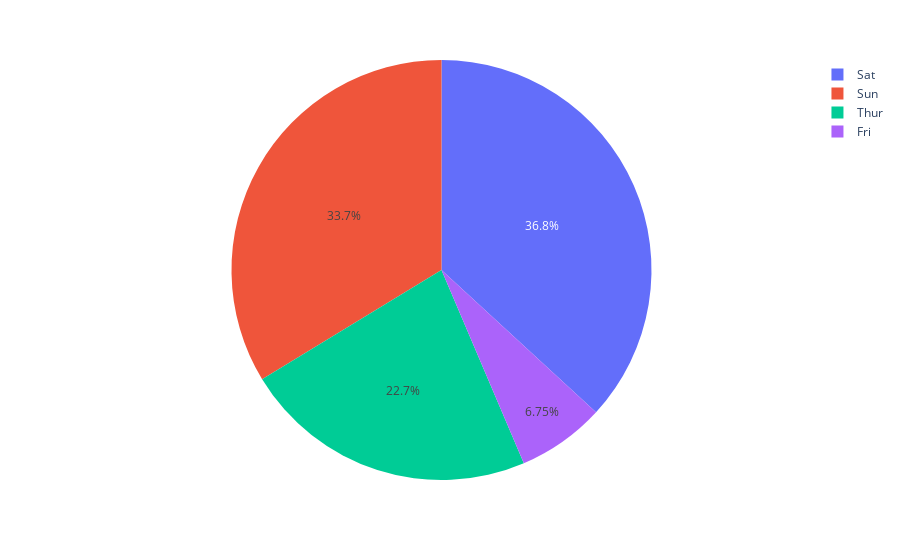

The notebook cell this image was saved under:
### Markdown cell above
Pie Chart

Use Case: Proportional data with labels.

### Code cell
fig = px.pie(df, names='day', values='total_bill')
fig.show()

### Figure 1 — Plotly figure (JSON) as saved in the notebook; plotly's stock layout.template omitted (floating-point values rounded to 4 significant figures; data arrays with more than 128 entries replaced by an {"elided": "..."} marker saying what was removed)
{"data": [{"domain": {"x": [0, 1], "y": [0, 1]}, "hovertemplate": "day=%{label}<br>total_bill=%{value}<extra></extra>", "labels": {"elided": "244 str values"}, "legendgroup": "", "name": "", "showlegend": true, "type": "pie", "values": {"elided": "244 float values"}}], "layout": {"legend": {"tracegroupgap": 0}, "margin": {"t": 60}}}
